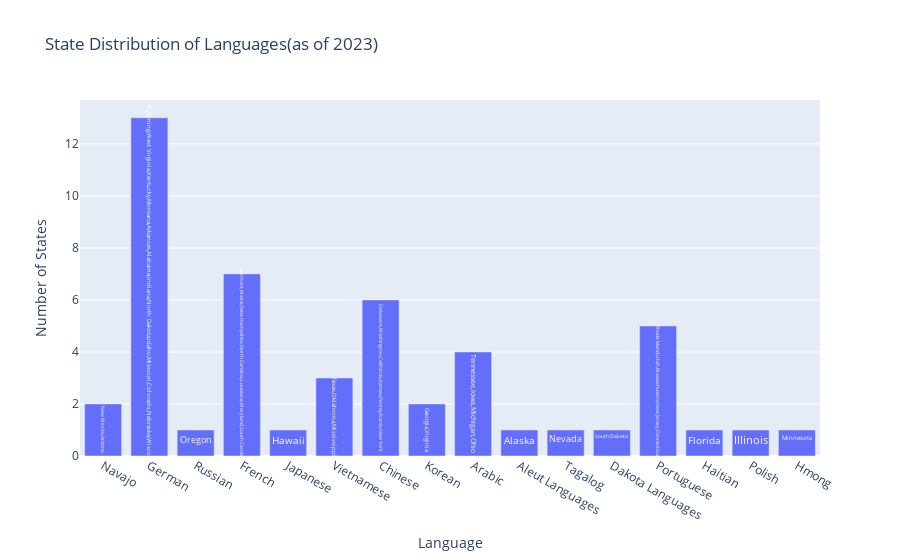

The notebook cell saved with this chart:
### Code cell
import chart_studio
username='NRswift'
api_key='G1eDL1Naj4DsaqGtJSYz'
chart_studio.tools.set_credentials_file(username=username, api_key=api_key)
import pandas as pd
import numpy as np
import csv
import plotly.express as ex
import chart_studio.plotly as py
import chart_studio.tools as tls
import math
import plotly.graph_objects as go
state = []
popularLanguage = []

with open('languages.csv', 'r') as a:
    dataFour = csv.reader(a, delimiter=',')
    for rowsFour in dataFour:
        state.append(str(rowsFour[0]))
        popularLanguage.append(str(rowsFour[1]))
listofArrays = [str(popularLanguage[i]) for i in range(0, len(popularLanguage))]
langCatagories = {state[o]: popularLanguage[o] for o in range(len(state))}
arr = {}
for j in range(0, len(listofArrays)):
    a = {listofArrays[j]: []}
    arr.update(a)

def sortStates(arr, state, combined):
    for i in range(0, 50):
        match combined[state[i]]:
            case 'Navajo':
                arr['Navajo'].append(state[i]) 
            case 'German':
                arr['German'].append(state[i]) 
            case 'Russian':
                arr['Russian'].append(state[i]) 
            case 'French':
                arr['French'].append(state[i]) 
            case 'Japanese':
                arr['Japanese'].append(state[i]) 
            case 'Vietnamese':
                arr['Vietnamese'].append(state[i]) 
            case 'Chinese':
                arr['Chinese'].append(state[i]) 
            case 'Korean':
                arr['Korean'].append(state[i]) 
            case 'Arabic':
                arr['Arabic'].append(state[i]) 
            case 'Aleut Languages':
                arr['Aleut Languages'].append(state[i]) 
            case 'Tagalog':
                arr['Tagalog'].append(state[i]) 
            case 'Dakota Languages':
                arr['Dakota Languages'].append(state[i]) 
            case 'Portuguese':
                arr['Portuguese'].append(state[i]) 
            case 'Haitian':
                arr['Haitian'].append(state[i]) 
            case 'Polish':
                arr['Polish'].append(state[i]) 
            case 'Hmong':
                arr['Hmong'].append(state[i]) 
                
    return arr
final = sortStates(arr, state, langCatagories)
language = list(final.keys())
numOfStates = []
for i in range(0, len(final)):
    numOfStates.append(len(final[language[i]]))
fig = go.Figure()
delimiter = ","
te = []
for i in range(len(language)):
    te.append(str(delimiter.join(final[language[i]])))
print(te)
fig.add_trace(go.Bar(x=language, y=numOfStates,text = te,hovertemplate="Language: %{x}<br>States: %{text}"))
fig.update_layout(
    xaxis={'title':'Language'},
    yaxis={'title':'Number of States'}, 
    title = dict(text = "State Distribution of Languages(as of 2023)"))
fig.show()
py.plot(fig, filename="lg_distribution", auto_open = True)

### Figure 1 — Plotly figure (JSON) as saved in the notebook; plotly's stock layout.template omitted (floating-point values rounded to 4 significant figures)
{"data": [{"hovertemplate": "Language: %{x}<br>States: %{text}", "text": ["New Mexico,Arizona", "Wyoming,West Virginia,Kentucky,Montana,Arkansas,Alabama,Indiana,North Dakota,Idaho,Missouri,Colorado,Nebraska,Wisconsin", "Oregon", "Vermont,Maine,New Hampshire,North Carolina,Louisiana,Maryland,South Carolina", "Hawaii", "Texas,Oklahoma,Mississippi", "Delaware,Washington,California,Kansas,Pennsylvania,New York", "Georgia,Virginia", "Tennessee,Iowa,Michigan,Ohio", "Alaska", "Nevada", "South Dakota", "Rhode Island,Utah,Massachusetts,New Jersey,Connecticut", "Florida", "Illinois", "Minnesota"], "type": "bar", "x": ["Navajo", "German", "Russian", "French", "Japanese", "Vietnamese", "Chinese", "Korean", "Arabic", "Aleut Languages", "Tagalog", "Dakota Languages", "Portuguese", "Haitian", "Polish", "Hmong"], "y": [2, 13, 1, 7, 1, 3, 6, 2, 4, 1, 1, 1, 5, 1, 1, 1]}], "layout": {"title": {"text": "State Distribution of Languages(as of 2023)"}, "xaxis": {"title": {"text": "Language"}}, "yaxis": {"title": {"text": "Number of States"}}}}
